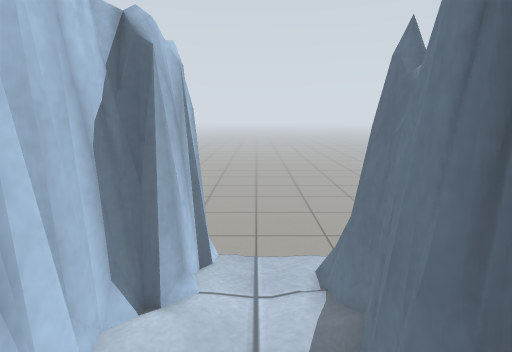
view 1 (above)

15 first-person views from a walk through a robot-simulator world made for Gazebo. The camera is 0.92 m above the floor, tilts 12° down and sees 85° across. The lines on the ground mark 1 m squares. The floor is counted in squares, 0.25 m on a side. Each view is taken from the middle of a square. On the plan, view 1 faces up. The plan holds only what a view shows up to about 20 squares ahead; the rest is blank. The place goes on beyond the plan.

view 2
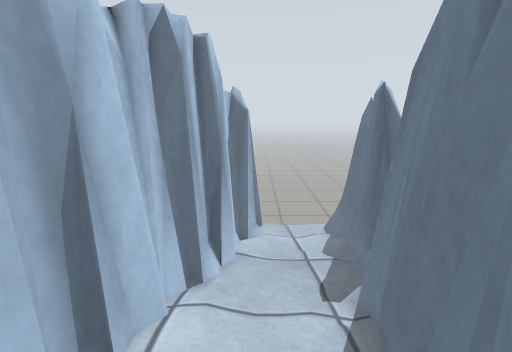

view 3
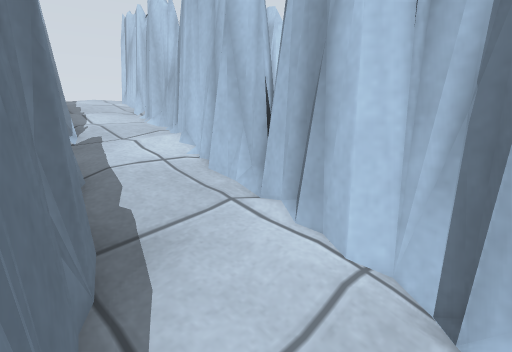

view 4
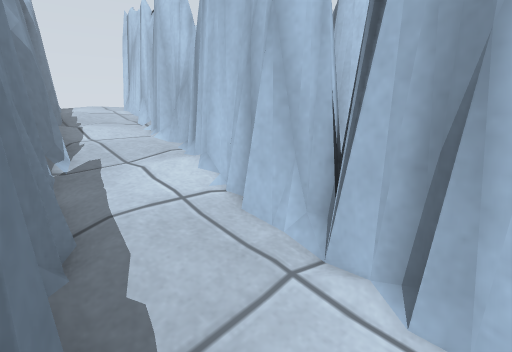

view 5
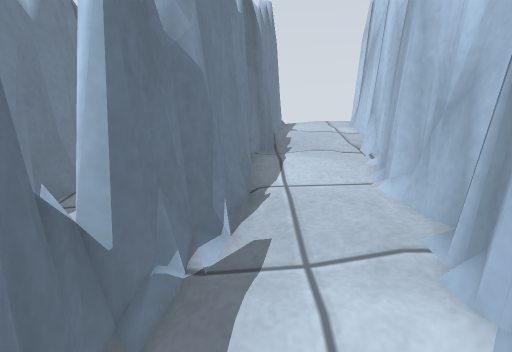

view 6
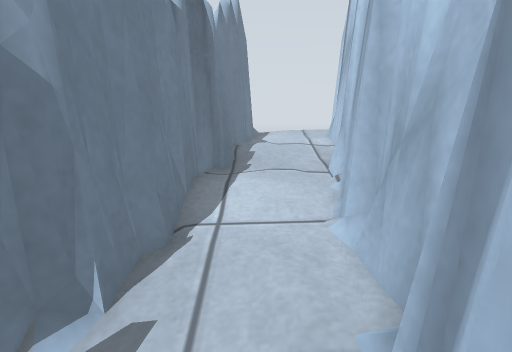

view 7
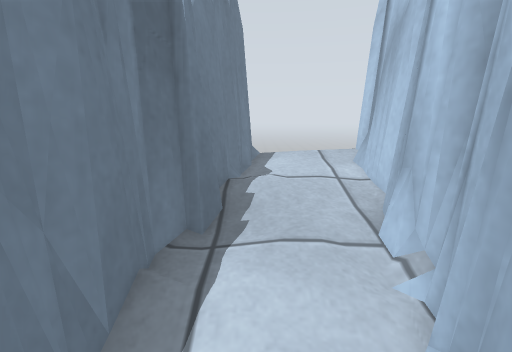

view 8
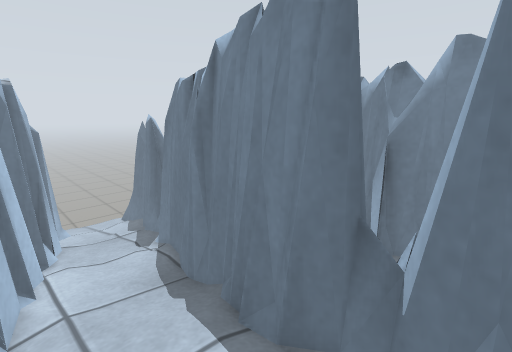

view 9
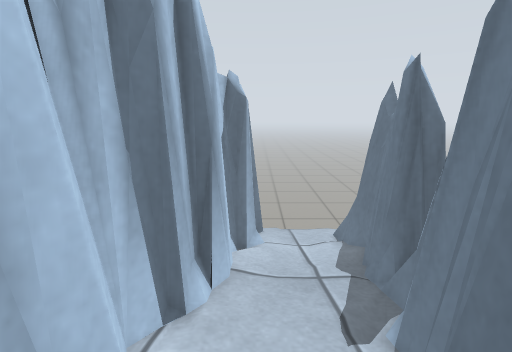

view 10
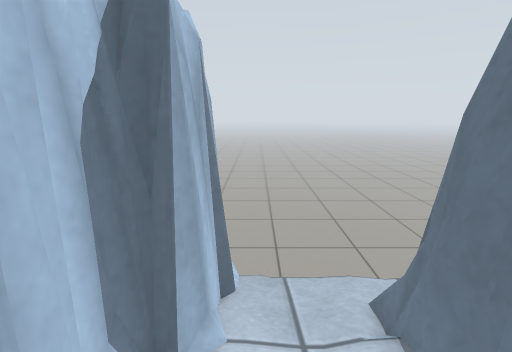

view 11
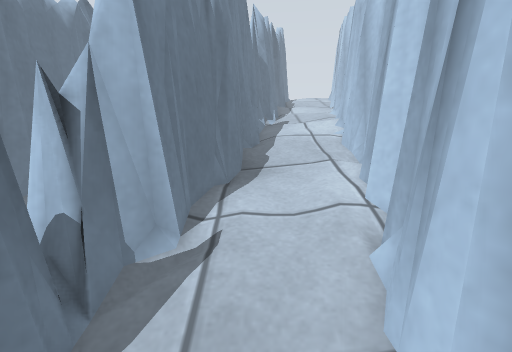

view 12
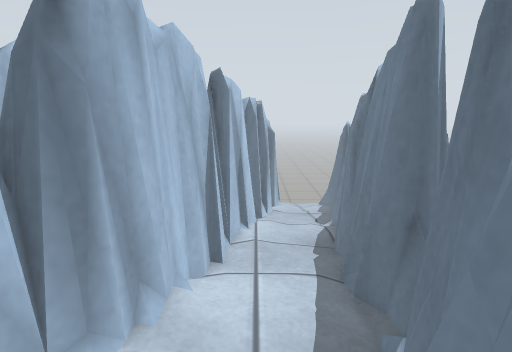

view 13
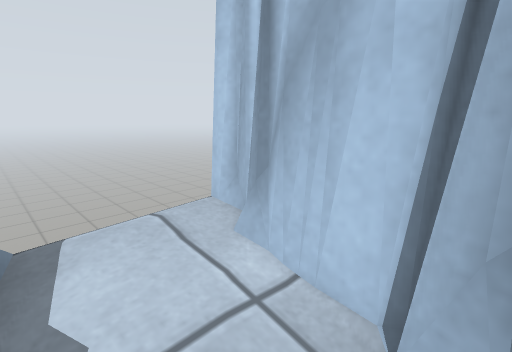

view 14
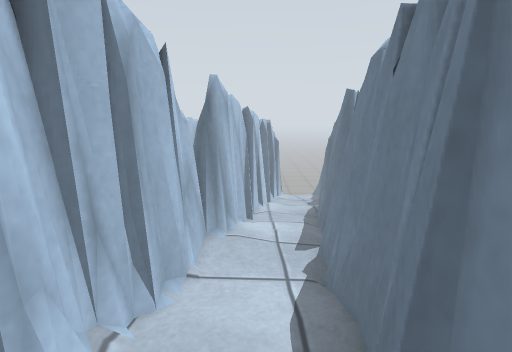

view 15
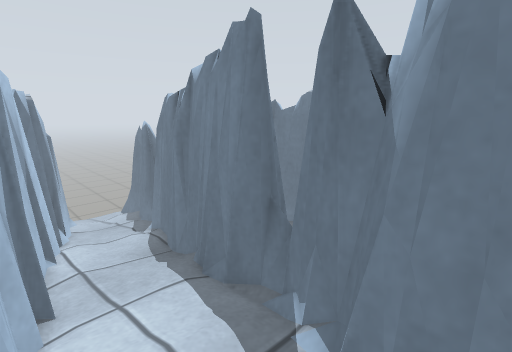

### Floor plan
Key: @ floor where view 1 was taken; # wall or solid block; x gap in a wall; . main floor; : floor 0.25 m higher than the main floor; - floor 0.25 m lower than the main floor; _ floor 0.5 m lower than the main floor; < floor 0.75 m lower than the main floor; ( floor 1 m lower than the main floor; ! floor 1.25 m lower than the main floor; ? floor 1.5 m lower than the main floor; = window, fence, low wall or low ledge; v drop or lower ground.
Columns run from 11 left of view 1 to 6 right of it. Each row starts with its distance up from view 1.
 11          xvvvvv=
 10          #?????
  9          #????=
  8          #!?!=#
  7        #v#!!!=#
  6        ##!!!!=#
  5        ##!!!!##
  4        ##!!!!###
  3        ##((((###
  2        #=((((==
  1       ###((((#=
  0       ##(((@##
 -1       #=<(((#
 -2       ##<(((#
 -3       #=<<<=#
 -4       #<<<<##
 -5      #=<<<<##
 -6      #=<<<<#
 -7      ##<<<<#
 -8      #____=v     =
 -9      #____#v    v#
-10      #____# #   v#
-11      #____##=    #
-12    #v=-___##
-13    ##--___##
-14    #=---_###
-15    #=----##
-16    v=----#    v
-17    v#---=#    vv#
-18    #----=#     =#
-19    #----##     ##
-20   #=....##     ##
-21   v=....##     #
-22   #....=#
-23  ##....#v
-24  ##....=v
-25  ##....#
-26  #=::..#
-27  #=:::=#
-28 ##::::#
-29  #vvvv#

Where each view was taken, in squares from view 1:
view 1: 0 up, 0 right, facing up
view 2: 7 down, 2 left, facing up
view 3: 1 up, 1 right, facing down-left
view 4: 2 down, 0 right, facing down-left
view 5: 8 down, 3 left, facing down
view 6: 10 down, 5 left, facing down
view 7: 15 down, 5 left, facing down
view 8: 13 down, 5 left, facing up-right
view 9: 5 down, 2 left, facing up
view 10: 2 up, 1 left, facing up
view 11: 6 up, 1 left, facing down
view 12: 17 down, 4 left, facing up
view 13: 22 down, 5 left, facing down-left
view 14: 25 down, 5 left, facing up
view 15: 16 down, 6 left, facing up-right
